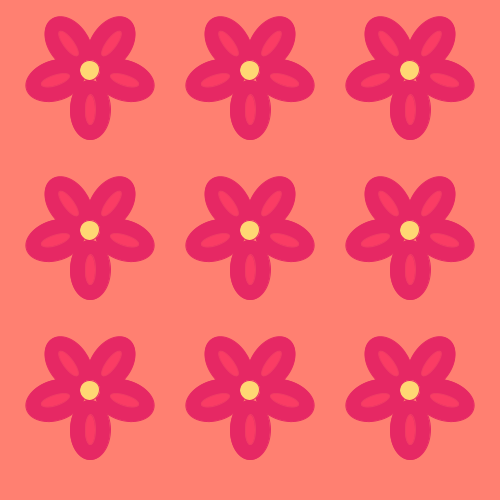
Frame 1 (no input)
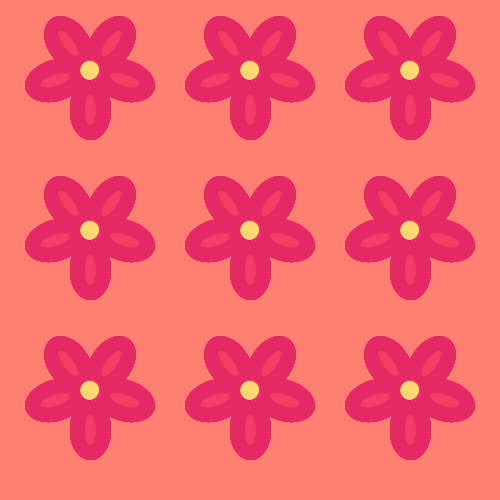
Frame 60 (the mouse pressed at the canvas centre just before this capture)
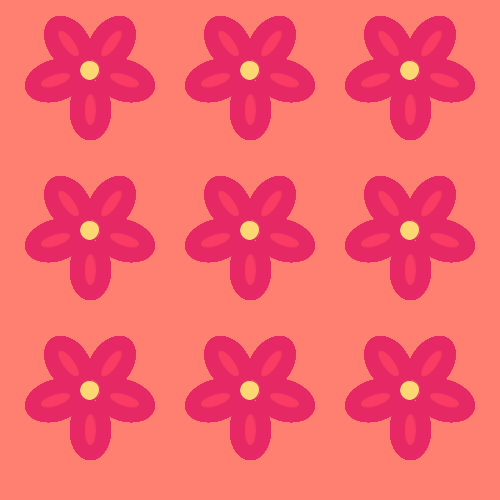
Frame 120 (the mouse held since frame 60 and released just before this capture)

The Processing sketch that drew these frames (run headless with seeded random() and noise(); from frame 60 on, the mouse is pressed at the canvas centre):

// Processing sketch: processing_37683
// ── processing_37683.pde


void setup()
{
  size(500, 500);
  background(255, 128, 113);
  smooth();
 
} 
  int cw = 40;
  int ch = 60;
  int r = -72;
  int z = 100;
  int n = 100;
  
void draw()
{
  for (z = 90; z < width; z += 160)
  {
    for (n = 90; n < height; n += 160)
    {
     flower(z, n);
     highlight(z, n);
    }
  }
}

void flower(int x, int y)
{
  pushMatrix();
  strokeWeight(1);
  stroke(230, 40, 100);
  fill(230, 40, 100);
  
  translate(x, y);
  rotate(radians(r));
  ellipse(20, 30, cw, ch); //petal 2
  
  rotate(radians(r));
  ellipse(10, 50, cw, ch); //petal 3
  
  rotate(radians(r));
  ellipse(-10, 50, cw, ch); // petal 4
  
  rotate(radians(r));
  ellipse(-20, 30, cw, ch); // petal 5
  
  rotate(radians(r));
  ellipse(0, 20, cw, ch); //petal 1
  
  fill(255, 215, 115);
  ellipse(0, -20, 20, 20); // center of flower
  popMatrix();
}
int hcw = 10;
int hch = 30;

void highlight(int x, int y)
{
  pushMatrix();
  strokeWeight(1);
  stroke(240, 60, 100);
  fill(250, 60, 100);
  
  translate(x, y);
  rotate(radians(r));
  ellipse(20, 30, hcw, hch); //petal 2
  
  rotate(radians(r));
  ellipse(10, 50, hcw, hch); //petal 3
  
  rotate(radians(r));
  ellipse(-10, 50, hcw, hch); // petal 4
  
  rotate(radians(r));
  ellipse(-20, 30, hcw, hch); // petal 5
  
  rotate(radians(r));
  ellipse(0, 20, hcw, hch); //petal 1
 
  popMatrix();
}
           
